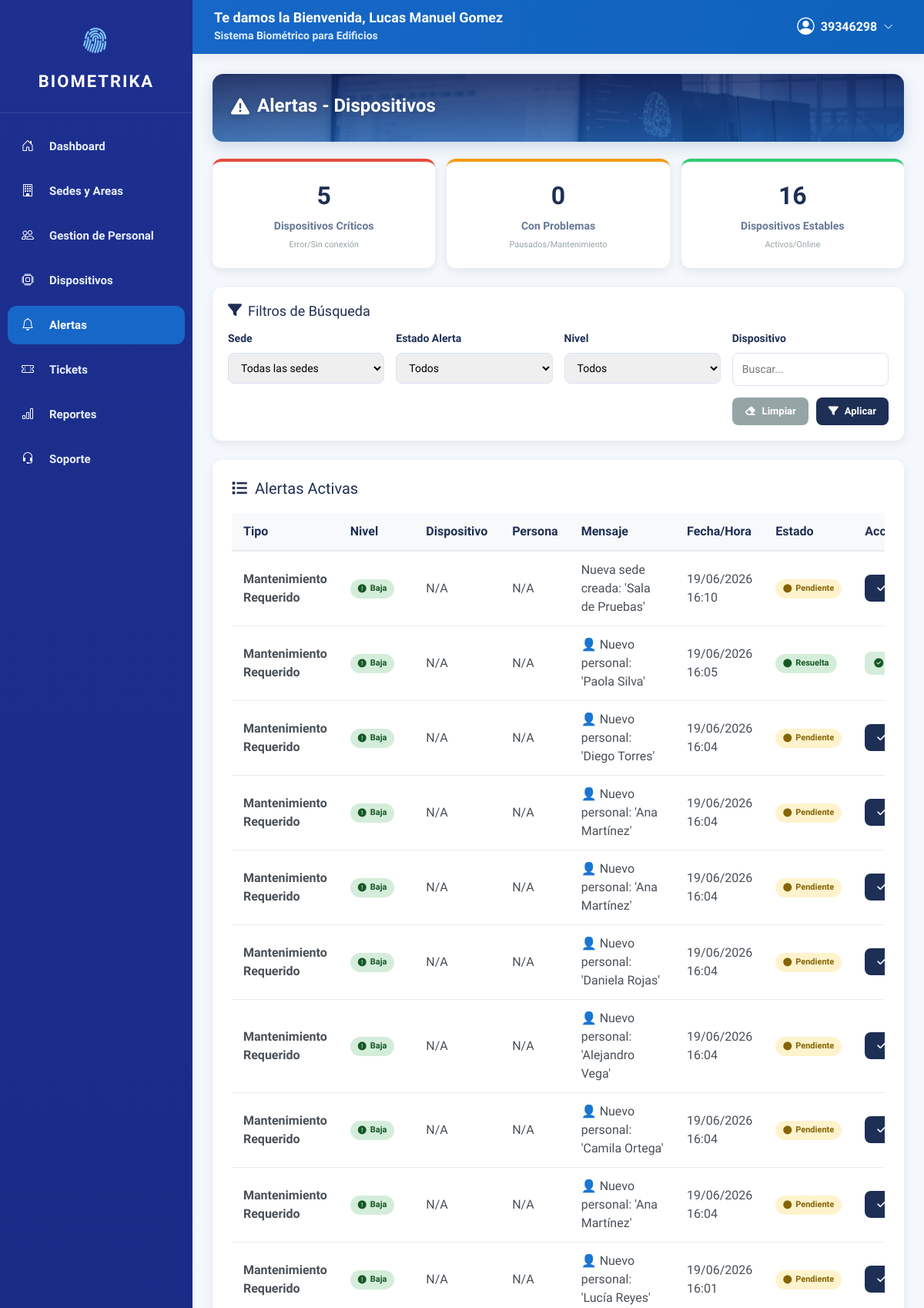
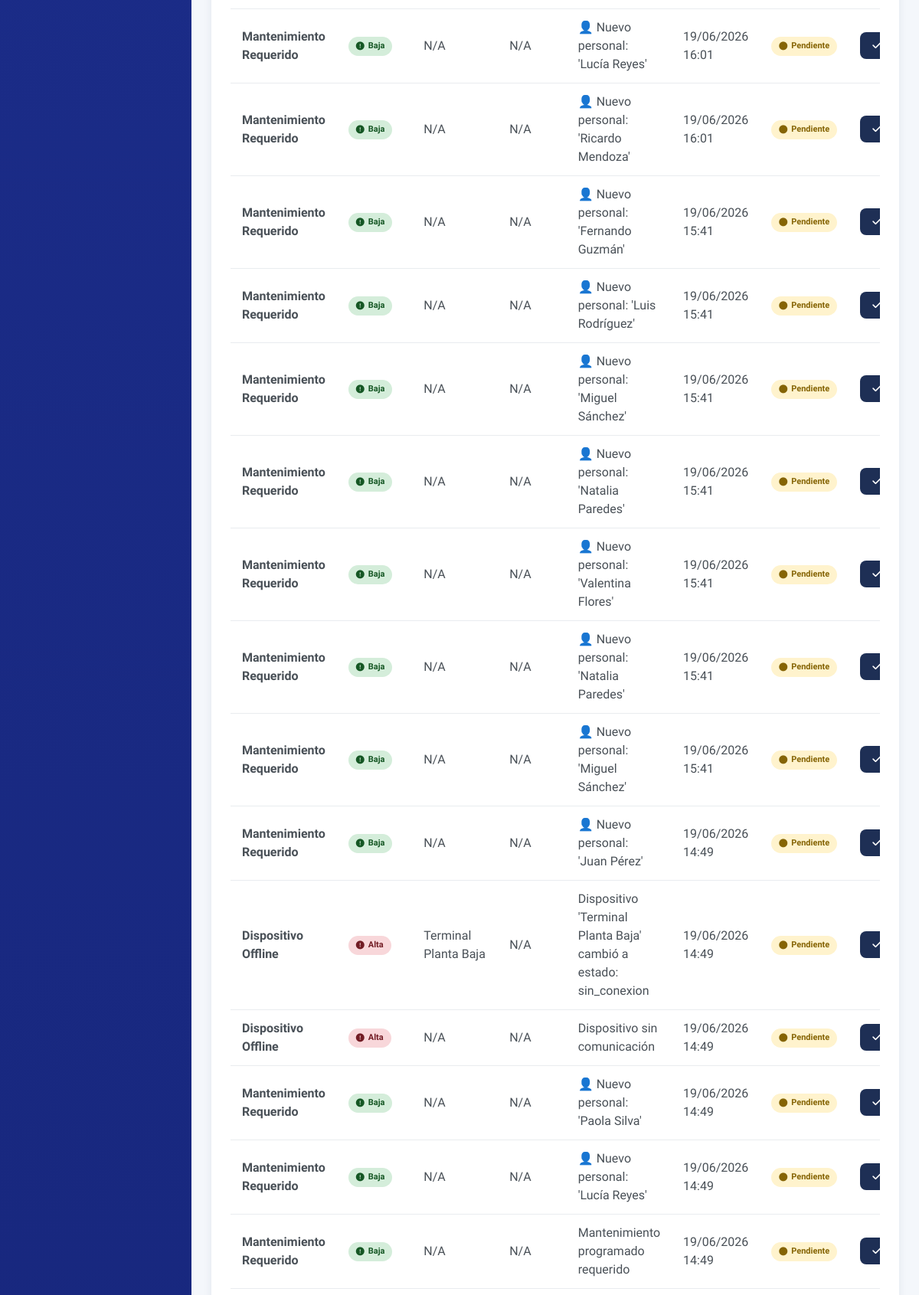
The page /alertas/ (signed in, upper part) on the database its author committed (2 pictures, top to bottom).
### alertas/models.py (models this page shows, shortened)
class Alerta(models.Model):
    TIPO_ALERTA = [
        ('ACCESO_NO_AUTORIZADO', 'Acceso No Autorizado'),
        ('DISPOSITIVO_OFFLINE', 'Dispositivo Offline'),
        ('INTENTO_FALLIDO', 'Intento Fallido'),
        ('PUERTA_ABIERTA', 'Puerta Abierta'),
        ('MANTENIMIENTO', 'Mantenimiento Requerido'),
    ]
    NIVEL_ALERTA = [
        ('BAJA', 'Baja'),
        ('MEDIA', 'Media'),
        ('ALTA', 'Alta'),
        ('CRITICA', 'Crítica'),
    ]
    tipo = models.CharField(max_length=30, choices=TIPO_ALERTA)
    nivel = models.CharField(max_length=10, choices=NIVEL_ALERTA)
    mensaje = models.TextField()
    dispositivo = models.ForeignKey(Dispositivo, on_delete=models.CASCADE, null=True, blank=True)
    persona = models.ForeignKey(Persona, on_delete=models.CASCADE, null=True, blank=True)
    fecha_hora = models.DateTimeField(auto_now_add=True)
    leida = models.BooleanField(default=False)
    resuelta = models.BooleanField(default=False)

### dispositivos/models.py (models this page shows, shortened)
class Dispositivo(models.Model):
    TIPO_DISPOSITIVO_CHOICES = [
        ('pin', 'Solo PIN'),
        ('huella', 'Solo Huella Digital'),
        ('tarjeta', 'Solo Tarjeta RFID'),
        ('pin_huella', 'PIN + Huella'),
        ('pin_tarjeta', 'PIN + Tarjeta'),
        ('huella_tarjeta', 'Huella + Tarjeta'),
    ]
    MODELO_DISPOSITIVO_CHOICES = [
        ('reloj_ip65', 'Control de Acceso por Huella – Reloj – IP – IP65'),
        ('molinete_zk', 'Molinete Biométrico ZK TS2022'),
    ]
    TIPO_SEDE_CHOICES = [
        ('sede', 'Sede Principal'),
        ('oficina', 'Oficina'),
        ('area', 'Área Específica'),
        ('almacen', 'Almacén'),
    ]
    ESTADO_CHOICES = [
        ('activo', 'Activo'),
        ('pausado', 'Pausado'),
        ('error', 'Error'),
        ('sin_conexion', 'Sin Conexión'),
        ('apagado', 'Apagado'),
    ]
    ZONA_HORARIA_CHOICES = [
        ('America/Mexico_City', 'CDMX (UTC-6)'),
        ('America/Bogota', 'Bogotá (UTC-5)'),
        ('America/Buenos_Aires', 'Buenos Aires (UTC-3)'),
        ('America/Lima', 'Lima (UTC-5)'),
        ('America/Santiago', 'Santiago (UTC-4)'),
    ]
    nombre = models.CharField(max_length=100, verbose_name='Nombre del Dispositivo')
    numero_serie = models.CharField(max_length=50, unique=True, verbose_name='Número de Serie')
    tipo_sede = models.CharField(max_length=20, choices=TIPO_SEDE_CHOICES, verbose_name='Tipo de Sede')
    area = models.CharField(max_length=100, verbose_name='Área/Ubicación')
    direccion = models.CharField(max_length=200, blank=True, verbose_name='Dirección Física')
    direccion_ip = models.GenericIPAddressField(verbose_name='Dirección IP')
    zona_horaria = models.CharField(max_length=50, choices=ZONA_HORARIA_CHOICES, verbose_name='Zona Horaria')
    intervalo_solicitud = models.IntegerField(default=5, verbose_name='Intervalo de Solicitud (minutos)')
    estado = models.CharField(max_length=20, choices=ESTADO_CHOICES, default='activo', verbose_name='Estado')
    tipo_dispositivo = models.CharField(max_length=20, choices=TIPO_DISPOSITIVO_CHOICES, default='pin_huella', verbose_name='Tipo de Dispositivo')
    modelo_dispositivo = models.CharField(max_length=50, choices=MODELO_DISPOSITIVO_CHOICES, default='reloj_ip65', verbose_name='Modelo del Dispositivo')
    observaciones = models.TextField(blank=True, verbose_name='Observaciones')
    modelos_cargados = models.TextField(blank=True, verbose_name='Modelos Cargados (JSON)')
    ultima_carga_modelos = models.DateTimeField(blank=True, null=True, verbose_name='Última Carga de Modelos')
    ultima_conexion = models.DateTimeField(auto_now=True, verbose_name='Última Conexión')
    fecha_registro = models.DateTimeField(auto_now_add=True, verbose_name='Fecha de Registro')
    api_key = models.CharField(max_length=100, unique=True, blank=True, verbose_name='API Key')
    class Meta:
        verbose_name = 'Dispositivo'
        verbose_name_plural = 'Dispositivos'
        ordering = ['nombre']

### alertas/views.py (the view, shortened to what this page needs)
# urls.py: path('', views.lista_alertas, name='lista'),
@login_required
def lista_alertas(request):
    hace_5_min = timezone.now() - timedelta(minutes=5)
    dispositivos = Dispositivo.objects.all()
    for dispositivo in dispositivos:
        if dispositivo.ultima_conexion and dispositivo.ultima_conexion < hace_5_min:
            alerta_existente = Alerta.objects.filter(
                dispositivo=dispositivo,
                tipo='DISPOSITIVO_OFFLINE',
                resuelta=False
            ).first()
    hace_10_min = timezone.now() - timedelta(minutes=10)
    from django.db.models import Count
    personas_sospechosas = RegistroAcceso.objects.filter(
        tipo_acceso='fallido',
        fecha_hora__gte=hace_10_min
    ).values('persona').annotate(total=Count('id')).filter(total__gte=3)
    dispositivos_criticos = dispositivos.filter(
        estado__in=['error', 'sin_conexion', 'apagado', 'inactivo']
    ).count()
    dispositivos_problemas = dispositivos.filter(estado='pausado').count()
    dispositivos_estables = dispositivos.filter(estado='activo').count()
    alertas_criticas = Alerta.objects.filter(nivel__in=['ALTA', 'CRITICA'], resuelta=False).count()
    alertas_media = Alerta.objects.filter(nivel='MEDIA', resuelta=False).count()
    alertas_baja = Alerta.objects.filter(nivel='BAJA', resuelta=False).count()
    sedes = Sede.objects.all()
    alertas = Alerta.objects.select_related('dispositivo', 'persona').order_by('-fecha_hora')[:100]
    context = {
        'sedes': sedes,
        'alertas': alertas,
        'criticos': dispositivos_criticos,
        'problemas': dispositivos_problemas,
        'estables': dispositivos_estables,
        'alertas_criticas': alertas_criticas,
        'alertas_media': alertas_media,
        'alertas_baja': alertas_baja,
        'total_alertas': alertas.count(),
    }
    return render(request, 'alertas/lista.html', context)

### templates/alertas/lista.html (shortened to what this page needs)
{% extends 'dashboard/base.html' %}
{% load static %}
{% block content %}
<link rel="stylesheet" href="{% static 'css/style_alertas.css' %}">
<main class="contenido">
    <header>
        <h1><i class="fa-solid fa-triangle-exclamation"></i> <b>Alertas - Dispositivos</b></h1>
    </header>
    <section class="resumen-alertas">
        <div class="resumen-item criticas">
            <div class="resumen-valor">{{ criticos|default:"0" }}</div>
            <div class="resumen-label">Dispositivos Críticos</div>
            <small>Error/Sin conexión</small>
        </div>
        <div class="resumen-item advertencias">
            <div class="resumen-valor">{{ problemas|default:"0" }}</div>
            <div class="resumen-label">Con Problemas</div>
            <small>Pausados/Mantenimiento</small>
        </div>
        <div class="resumen-item estables">
            <div class="resumen-valor">{{ estables|default:"0" }}</div>
            <div class="resumen-label">Dispositivos Estables</div>
            <small>Activos/Online</small>
        </div>
    </section>
    <section class="filtros-alertas">
        <h3><i class="fa-solid fa-filter"></i> Filtros de Búsqueda</h3>
        <div class="filtros-grid">
            <div class="filtro-group">
                <label for="filtro-sede">Sede</label>
                <select id="filtro-sede">
                    <option value="">Todas las sedes</option>
                </select>
            </div>
            <div class="filtro-group">
                <label for="filtro-estado">Estado Alerta</label>
                <select id="filtro-estado">
                    <option value="">Todos</option>
                </select>
            </div>
            <div class="filtro-group">
                <label for="filtro-nivel">Nivel</label>
                <select id="filtro-nivel">
                    <option value="">Todos</option>
                </select>
            </div>
            <div class="filtro-group">
                <label for="filtro-dispositivo">Dispositivo</label>
                <input type="text" id="filtro-dispositivo" placeholder="Buscar...">
            </div>
        </div>
        <div class="botones-filtro">
            <button class="btn-filtro btn-limpiar" id="btn-limpiar-filtros">
                <i class="fa-solid fa-eraser"></i> Limpiar
            </button>
            <button class="btn-filtro btn-aplicar" id="btn-aplicar-filtros">
                <i class="fa-solid fa-filter"></i> Aplicar
            </button>
        </div>
    </section>
    <section class="tabla-alertas">
        <h2><i class="fa-solid fa-list"></i> Alertas Activas</h2>
        <div class="desplazamiento">
            <table id="tablaAlertas">
                <thead>
                    <tr>
                        <th>Tipo</th>
                        <th>Nivel</th>
                        <th>Dispositivo</th>
                        <th>Persona</th>
                        <th>Mensaje</th>
                        <th>Fecha/Hora</th>
                        <th>Estado</th>
                        <th>Acciones</th>
                    </tr>
                </thead>
                <tbody id="tbodyAlertas">
                    {% for alerta in alertas %}
                    <tr data-id="{{ alerta.id }}" data-nivel="{{ alerta.nivel }}">
                        <td><strong>{{ alerta.get_tipo_display }}</strong></td>
                        <td>
                            <span class="nivel-alerta nivel-{{ alerta.nivel|lower }}">
                                <i class="fa-solid fa-exclamation-circle"></i> {{ alerta.get_nivel_display }}
                            </span>
                        </td>
                        <td>{{ alerta.dispositivo.nombre|default:"N/A" }}</td>
                        <td>{{ alerta.persona.nombre_completo|default:"N/A" }}</td>
                        <td>{{ alerta.mensaje }}</td>
                        <td>{{ alerta.fecha_hora|date:"d/m/Y H:i" }}</td>
                        <td>
                            <span class="estado-alerta
                                {% if alerta.resuelta %}estado-resuelta
                                {% elif alerta.leida %}estado-leida
                                {% else %}estado-pendiente{% endif %}">
                                <i class="fa-solid fa-circle"></i>
                                {% if alerta.resuelta %}Resuelta{% elif alerta.leida %}Leída{% else %}Pendiente{% endif %}
                            </span>
                        </td>
                        <td class="acciones">
                            {% if not alerta.resuelta %}
                            <button class="btn-resolver" data-id="{{ alerta.id }}">
                                <i class="fa-solid fa-check"></i> Resolver
                            </button>
                            {% else %}
                            <span class="resuelto-badge">
                                <i class="fa-solid fa-check-circle"></i> Resuelta
                            </span>
                            {% endif %}
                        </td>
                    </tr>
                    {% endfor %}
                </tbody>
            </table>
        </div>
    </section>
</main>
{% endblock %}

### templates/dashboard/base.html (shortened to what this page needs)
{% load static %}
<!DOCTYPE html>
<html lang="es">
<head>
    <link href="https://cdn.jsdelivr.net/npm/bootstrap@5.1.3/dist/css/bootstrap.min.css" rel="stylesheet">
    <link rel="stylesheet" href="https://cdn.jsdelivr.net/npm/bootstrap-icons@1.11.3/font/bootstrap-icons.css">
    <link rel="stylesheet" href="https://cdnjs.cloudflare.com/ajax/libs/font-awesome/6.5.1/css/all.min.css">
    <link rel="stylesheet" href="{% static 'css/style_theme.css' %}">
</head>
<body>
    <div class="layout">
        <aside class="sidebar">
            <div class="logo">
                <i class="bi bi-fingerprint"></i>
                <span>BIOMETRIKA</span>
            </div>
            <nav class="nav flex-column">
                <a class="nav-link {% if request.resolver_match.app_name == 'dashboard' %}active{% endif %}" href="{% url 'dashboard:dashboard' %}">
                    <i class="bi bi-house-door"></i>
                    <span>Dashboard</span>
                </a>
                <a class="nav-link {% if request.resolver_match.app_name == 'sedes' %}active{% endif %}" href="{% url 'sedes:lista' %}">
                    <i class="bi bi-building"></i>
                    <span>Sedes y Areas</span>
                </a>
                <a class="nav-link {% if request.resolver_match.app_name == 'personal' %}active{% endif %}" href="{% url 'personal:lista' %}">
                    <i class="bi bi-people"></i>
                    <span>Gestion de Personal</span>
                </a>
                <a class="nav-link {% if request.resolver_match.app_name == 'dispositivos' %}active{% endif %}" href="{% url 'dispositivos:lista' %}">
                    <i class="bi bi-cpu"></i>
                    <span>Dispositivos</span>
                </a>
                <a class="nav-link {% if request.resolver_match.app_name == 'alertas' %}active{% endif %}" href="{% url 'alertas:lista' %}">
                    <i class="bi bi-bell"></i>
                    <span>Alertas</span>
                </a>
                <a class="nav-link {% if request.resolver_match.app_name == 'tickets' %}active{% endif %}" href="{% url 'tickets:lista' %}">
                    <i class="bi bi-ticket-perforated"></i>
                    <span>Tickets</span>
                </a>
                <a class="nav-link {% if request.resolver_match.app_name == 'reportes' %}active{% endif %}" href="{% url 'reportes:index' %}">
                    <i class="bi bi-bar-chart"></i>
                    <span>Reportes</span>
                </a>
                <a class="nav-link {% if request.resolver_match.app_name == 'soporte' %}active{% endif %}" href="{% url 'soporte:index' %}">
                    <i class="bi bi-headset"></i>
                    <span>Soporte</span>
                </a>
            </nav>
        </aside>
        <main class="main-area">
            <nav class="navbar-custom">
                <div>
                    <h5>Te damos la Bienvenida, {{ user.get_full_name|default:user.username }}</h5>
                    <small>Sistema Biométrico para Edificios</small>
                </div>
                <div class="position-relative">
                    <div class="user-menu d-flex align-items-center" onclick="toggleUserMenu()">
                        <i class="bi bi-person-circle me-2" style="font-size: 1.4rem;"></i>
                        <span>{{ user.username }}</span>
                        <i class="bi bi-chevron-down ms-2" style="font-size: .8rem;"></i>
                    </div>
                </div>
            </nav>
            <div class="main-content">
                {% block content %}
                {% endblock %}
            </div>
        </main>
    </div>
</body>
</html>

### rows shown on the page
Alerta: tipo "Mantenimiento Requerido", nivel "Baja", dispositivo.nombre "N/A", persona.nombre_completo "N/A", mensaje "Nueva sede creada: 'Sala de Pruebas'", fecha_hora "19/06/2026 16:10", resuelta "Pendiente"
Alerta: tipo "Mantenimiento Requerido", nivel "Baja", dispositivo.nombre "N/A", persona.nombre_completo "N/A", mensaje "👤 Nuevo personal: 'Paola Silva'", fecha_hora "19/06/2026 16:05", resuelta "Resuelta"
Alerta: tipo "Mantenimiento Requerido", nivel "Baja", dispositivo.nombre "N/A", persona.nombre_completo "N/A", mensaje "👤 Nuevo personal: 'Diego Torres'", fecha_hora "19/06/2026 16:04", resuelta "Pendiente"
Alerta: tipo "Mantenimiento Requerido", nivel "Baja", dispositivo.nombre "N/A", persona.nombre_completo "N/A", mensaje "👤 Nuevo personal: 'Ana Martínez'", fecha_hora "19/06/2026 16:04", resuelta "Pendiente"
Alerta: tipo "Mantenimiento Requerido", nivel "Baja", dispositivo.nombre "N/A", persona.nombre_completo "N/A", mensaje "👤 Nuevo personal: 'Ana Martínez'", fecha_hora "19/06/2026 16:04", resuelta "Pendiente"
Alerta: tipo "Mantenimiento Requerido", nivel "Baja", dispositivo.nombre "N/A", persona.nombre_completo "N/A", mensaje "👤 Nuevo personal: 'Daniela Rojas'", fecha_hora "19/06/2026 16:04", resuelta "Pendiente"
Alerta: tipo "Mantenimiento Requerido", nivel "Baja", dispositivo.nombre "N/A", persona.nombre_completo "N/A", mensaje "👤 Nuevo personal: 'Alejandro Vega'", fecha_hora "19/06/2026 16:04", resuelta "Pendiente"
Alerta: tipo "Mantenimiento Requerido", nivel "Baja", dispositivo.nombre "N/A", persona.nombre_completo "N/A", mensaje "👤 Nuevo personal: 'Camila Ortega'", fecha_hora "19/06/2026 16:04", resuelta "Pendiente"
Alerta: tipo "Mantenimiento Requerido", nivel "Baja", dispositivo.nombre "N/A", persona.nombre_completo "N/A", mensaje "👤 Nuevo personal: 'Ana Martínez'", fecha_hora "19/06/2026 16:04", resuelta "Pendiente"
Alerta: tipo "Mantenimiento Requerido", nivel "Baja", dispositivo.nombre "N/A", persona.nombre_completo "N/A", mensaje "👤 Nuevo personal: 'Lucía Reyes'", fecha_hora "19/06/2026 16:01", resuelta "Pendiente"
Alerta: tipo "Mantenimiento Requerido", nivel "Baja", dispositivo.nombre "N/A", persona.nombre_completo "N/A", mensaje "👤 Nuevo personal: 'Lucía Reyes'", fecha_hora "19/06/2026 16:01", resuelta "Pendiente"
Alerta: tipo "Mantenimiento Requerido", nivel "Baja", dispositivo.nombre "N/A", persona.nombre_completo "N/A", mensaje "👤 Nuevo personal: 'Ricardo Mendoza'", fecha_hora "19/06/2026 16:01", resuelta "Pendiente"
Alerta: tipo "Mantenimiento Requerido", nivel "Baja", dispositivo.nombre "N/A", persona.nombre_completo "N/A", mensaje "👤 Nuevo personal: 'Fernando Guzmán'", fecha_hora "19/06/2026 15:41", resuelta "Pendiente"
Alerta: tipo "Mantenimiento Requerido", nivel "Baja", dispositivo.nombre "N/A", persona.nombre_completo "N/A", mensaje "👤 Nuevo personal: 'Luis Rodríguez'", fecha_hora "19/06/2026 15:41", resuelta "Pendiente"
Alerta: tipo "Mantenimiento Requerido", nivel "Baja", dispositivo.nombre "N/A", persona.nombre_completo "N/A", mensaje "👤 Nuevo personal: 'Miguel Sánchez'", fecha_hora "19/06/2026 15:41", resuelta "Pendiente"
Alerta: tipo "Mantenimiento Requerido", nivel "Baja", dispositivo.nombre "N/A", persona.nombre_completo "N/A", mensaje "👤 Nuevo personal: 'Natalia Paredes'", fecha_hora "19/06/2026 15:41", resuelta "Pendiente"
Alerta: tipo "Mantenimiento Requerido", nivel "Baja", dispositivo.nombre "N/A", persona.nombre_completo "N/A", mensaje "👤 Nuevo personal: 'Valentina Flores'", fecha_hora "19/06/2026 15:41", resuelta "Pendiente"
Alerta: tipo "Mantenimiento Requerido", nivel "Baja", dispositivo.nombre "N/A", persona.nombre_completo "N/A", mensaje "👤 Nuevo personal: 'Natalia Paredes'", fecha_hora "19/06/2026 15:41", resuelta "Pendiente"
Alerta: tipo "Mantenimiento Requerido", nivel "Baja", dispositivo.nombre "N/A", persona.nombre_completo "N/A", mensaje "👤 Nuevo personal: 'Miguel Sánchez'", fecha_hora "19/06/2026 15:41", resuelta "Pendiente"
Alerta: tipo "Mantenimiento Requerido", nivel "Baja", dispositivo.nombre "N/A", persona.nombre_completo "N/A", mensaje "👤 Nuevo personal: 'Juan Pérez'", fecha_hora "19/06/2026 14:49", resuelta "Pendiente"
Alerta: tipo "Dispositivo Offline", nivel "Alta", dispositivo.nombre "Terminal Planta Baja", persona.nombre_completo "N/A", mensaje "Dispositivo 'Terminal Planta Baja' cambió a estado: sin_conexion", fecha_hora "19/06/2026 14:49", resuelta "Pendiente"
Alerta: tipo "Dispositivo Offline", nivel "Alta", dispositivo.nombre "N/A", persona.nombre_completo "N/A", mensaje "Dispositivo sin comunicación", fecha_hora "19/06/2026 14:49", resuelta "Pendiente"
Alerta: tipo "Mantenimiento Requerido", nivel "Baja", dispositivo.nombre "N/A", persona.nombre_completo "N/A", mensaje "👤 Nuevo personal: 'Paola Silva'", fecha_hora "19/06/2026 14:49", resuelta "Pendiente"
Alerta: tipo "Mantenimiento Requerido", nivel "Baja", dispositivo.nombre "N/A", persona.nombre_completo "N/A", mensaje "👤 Nuevo personal: 'Lucía Reyes'", fecha_hora "19/06/2026 14:49", resuelta "Pendiente"
Alerta: tipo "Mantenimiento Requerido", nivel "Baja", dispositivo.nombre "N/A", persona.nombre_completo "N/A", mensaje "Mantenimiento programado requerido", fecha_hora "19/06/2026 14:49", resuelta "Pendiente"

### other values the page prints
{{ user.get_full_name|default:user.username }} "Lucas Manuel Gomez"
{{ user.username }} "39346298"
{{ criticos|default:"0" }} "5"
{{ problemas|default:"0" }} "0"
{{ estables|default:"0" }} "16"
